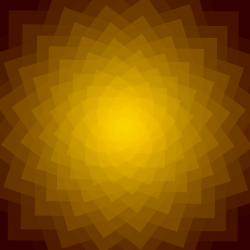
Frame 1 (no input)
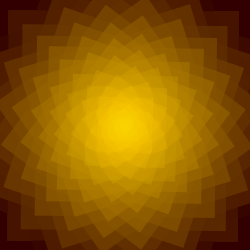
Frame 60 (the mouse pressed at the canvas centre just before this capture)
Frame 120 (the mouse held since frame 60 and released just before this capture): identical to frame 60, image omitted

The Processing sketch that drew these frames (run headless with seeded random() and noise(); from frame 60 on, the mouse is pressed at the canvas centre):

// Processing sketch: processing_55488
// ── processing_55488.pde

void setup() {
    size(250, 250);                           //determines size of sketch window
    background(50,0, 0);
    rectMode(CENTER);                        //location at which the rect is drawn from, includes corner and center 
    noStroke();
    smooth();
  }    

void draw(){
  
  color bigColour = color(0, 50, 0);       //colour variable 
  int rsize = 250;                          //variables containing integers
 
  for (int i = 0; i<300; i = i+5) {
  fill(50+i, 0+i, 0, 255-i);
  translate(300, 100);
  rotate(2.20);                                 //in angle
  rect(125, 125, rsize, rsize);
  rsize = rsize-5;
  }

}
